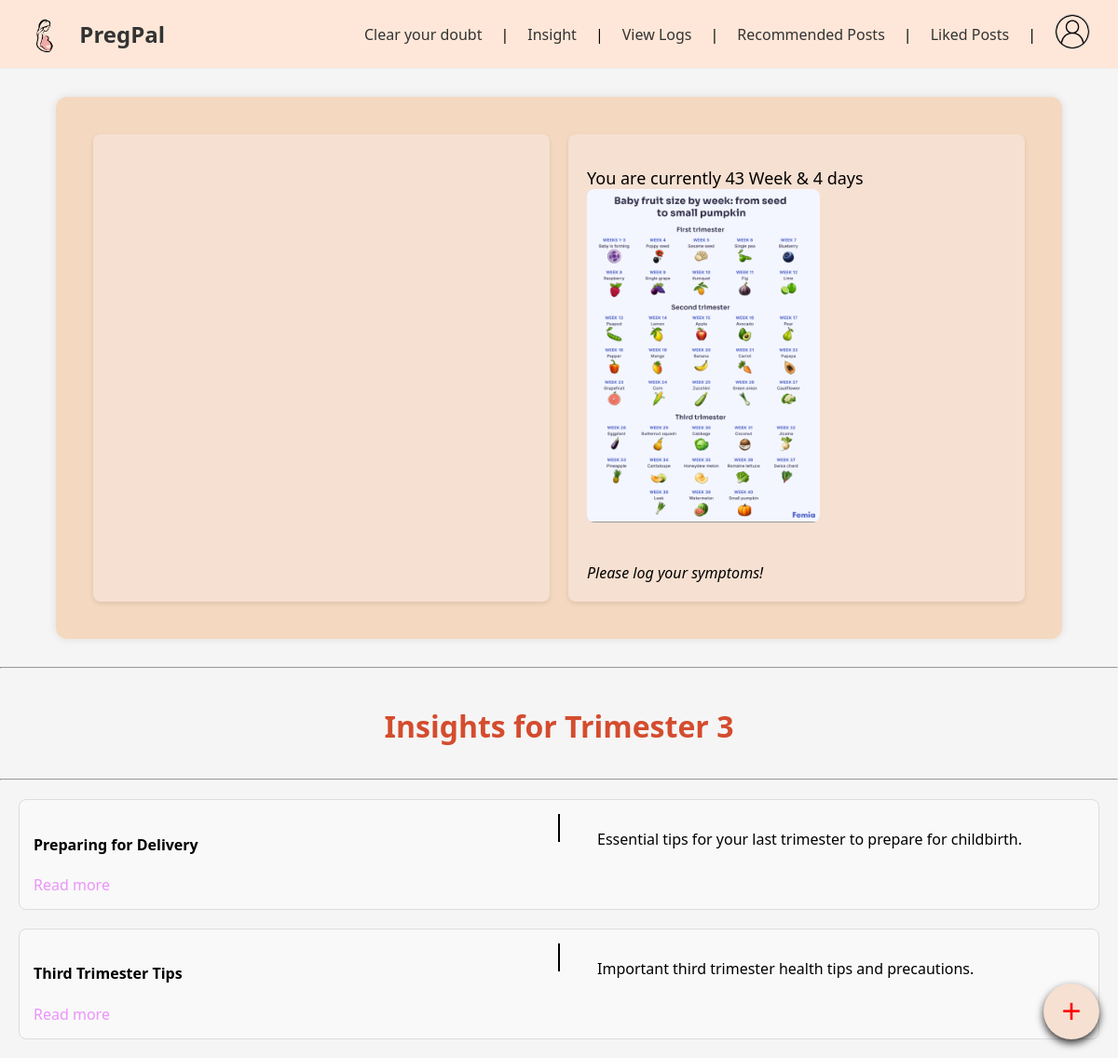
Screenshot of /user/home.php (signed in) with the database file from the repository.
### tables this page shows
CREATE TABLE `users` (
  `id` int(11) NOT NULL,
  `username` varchar(50) NOT NULL,
  `email` varchar(100) NOT NULL,
  `last_period` date DEFAULT NULL,
  `password` varchar(255) NOT NULL,
  `registered_at` timestamp NOT NULL DEFAULT current_timestamp(),
  `is_verified` tinyint(1) DEFAULT 0,
  `verification_token` varchar(100) DEFAULT NULL,
  `role` enum('user','admin') DEFAULT 'user',
  `otp` varchar(6) DEFAULT NULL,
  `otp_expires` datetime DEFAULT NULL,
  `last_period_set_on` date DEFAULT NULL
);

CREATE TABLE `insights` (
  `insight_id` int(11) NOT NULL,
  `trimester` int(11) NOT NULL,
  `type` enum('article','video') NOT NULL,
  `title` varchar(255) NOT NULL,
  `summary` text DEFAULT NULL,
  `url` text NOT NULL,
  `created_at` timestamp NOT NULL DEFAULT current_timestamp()
);

### user/home.php (the view, shortened to what this page needs)
<?php
include('reminder.php');
?>
<!DOCTYPE html>
<html lang="en">
<head>
    <link rel="stylesheet" href="../assets/css/dashboard.css" />
    <link rel="stylesheet" href="https://cdn.jsdelivr.net/npm/fullcalendar@6.1.11/index.global.min.css" />
</head>
<body>
<?php include('../includes/header.php'); ?>
<div class="dashboard">
    <div class="calendar">
    </div>
    <div class="week-info">
        <div id="pregnancyWeek" style="margin-top: 15px; font-size:18px; font-weight:500;">
            <?php if($last_period): ?>
                <?php
                $today = new DateTime();
                $lp = new DateTime($last_period);
                $interval = $lp->diff($today);
                $weeks = floor($interval->days / 7);
                $days = $interval->days % 7;
                echo "You are currently $weeks Week & $days days";
                ?>
            <?php else: ?>
                <span style="color: #d44c2e; font-style: italic;">
                    Please enter your pregnancy date to calculate the weeks of pregnancy
                </span>
            <?php endif; ?>
        </div>
           <div id="diagnosisweek" class="mt-3 p-2 border rounded bg-light">
    <?php
if (empty($last_period)) {
    $week_image = '../assets/images/weeks/chart.png';
}
    elseif ($weeks ==1 ) {
        $week_image = '../assets/images/weeks/chart.png';
        }
     else {
        $week_image = '../assets/images/weeks/chart.png';
    }
    echo '<div class="week-image mt-3 text-center">';
    echo '<img src="'.htmlspecialchars($week_image).'" alt="Week '.$weeks.'" style="width:70%; max-width:250px; height:auto; border-radius:8px;">';
echo '</div>';
?>
<br>
 <em>Please log your symptoms!</em>
</div>
</div>
</div>
<div class="insights">
    <?php include('insights.php'); ?>
</div>
<button type="button" id="openSymptomModal" title="Log your symptoms" style="position: fixed; bottom: 20px; right: 20px; width: 60px; height: 60px; font-size: 36px; border-radius: 50%; border:none; background:rgb(246,224,209); color:red; cursor:pointer; box-shadow:0 4px 8px rgba(0,0,0,0.8); z-index:1050;">+</button>
</body>
</html>

### user/insights.php (shortened to what this page needs)
<?php
require '../includes/db.php';
$user_id = $_SESSION['user_id'];
$stmt = $conn->prepare("SELECT last_period FROM users WHERE id = ?");
$stmt->bind_param("i", $user_id);
$stmt->execute();
$stmt->bind_result($last_period);
$today = new DateTime();
$trimester = 1;
if ($last_period) {
    $lp = new DateTime($last_period);
    $interval = $lp->diff($today);
    $weeks = floor($interval->days / 7);
    if ($weeks >= 1 && $weeks <= 12) $trimester = 1;
    elseif ($weeks >= 13 && $weeks <= 27) $trimester = 2;
    elseif ($weeks >= 28) $trimester = 3;
}
$insight_stmt = $conn->prepare("SELECT * FROM insights WHERE trimester = ? ORDER BY created_at DESC");
$insight_stmt->bind_param("i", $trimester);
$insight_stmt->execute();
$insight_res = $insight_stmt->get_result();
$insights = $insight_res->fetch_all(MYSQLI_ASSOC);
?>
    <hr>
<div id="insights">
    <div class="discussion-header">
        <h2>Insights for Trimester <?= $trimester ?> </h2>
</div>
<hr>
    <div class="container">
    <?php if(count($insights) > 0): ?>
    <?php foreach($insights as $item): ?>
        <?php
            $url = trim($item['url'] ?? '');
            $title = htmlspecialchars($item['title']);
            $summary = htmlspecialchars($item['summary'] ?? '');
            $is_youtube = false;
            $video_id = '';
            if (!empty($url) && (strpos($url, 'youtube.com') !== false || strpos($url, 'youtu.be') !== false)) {
                $is_youtube = true;
            }
        ?>
        <div class="section" style="display:flex; gap:20px; flex-wrap:wrap;">
            <div style="flex:1; min-width:250px;">
                <h4><?= $title ?></h4>
                <?php if($is_youtube && $video_id): ?>
                    <iframe src="https://www.youtube.com/embed/<?= $video_id ?>" frameborder="0" allowfullscreen style="width:100%; height:200px; border-radius:8px;"></iframe>
                <?php else: ?>
                       <a href="<?= htmlspecialchars($url) ?>" target="_blank">Read more</a>
                <?php endif; ?>
            </div>
            <div style="border-left: 2px solid #000; height: 30px; margin: 0 20px;"></div>
            <div style="flex:1; min-width:250px;">
                <?php if(!empty($summary)): ?>
                    <p><?= $summary ?></p>
                <?php endif; ?>
            </div>
        </div>
    <?php endforeach; ?>
<?php else: ?>
    <p>No insights available for this trimester yet.</p>
<?php endif; ?>
</div>
    </div>

### assets/css/dashboard.css (style rules this page uses)
body { background-color: whitesmoke; margin: 0; font-family: 'Segoe UI', sans-serif; }
.dashboard { display: flex; justify-content: space-between; padding: 40px; background-color: #f4caa3a4; margin: 30px auto; max-width: 1000px; border-radius: 12px; box-shadow: 0 0 10px rgba(0,0,0,0.1); }
.calendar { flex: 1; min-width: 300px; max-width: 50%; background-color: rgb(246, 224, 209); border-radius: 8px; padding: 20px; margin-right: 20px; box-shadow: 0 2px 5px rgba(0,0,0,0.1); }
.week-info { flex: 1; min-width: 250px; background-color: rgb(246, 224, 209); border-radius: 8px; padding: 20px; box-shadow: 0 2px 5px rgba(0,0,0,0.1); }
html { scroll-behavior: smooth; }

### user/insights.php (style rules this page uses)
.discussion-header { width: 80%; max-width: 800px; margin: 40px auto 10px; text-align: center; display: flex; flex-direction: column; align-items: center; }
.discussion-header h2 { margin: 0; text-align: center; color: #d44c2e; margin-bottom: 25px; font-size: 2rem; font-weight: bold; }
.container a { text-decoration: none; color: rgb(236, 147, 251); transition: 0.3s; }
.section { margin: 20px; padding: 15px; border: 1px solid #ddd; border-radius: 8px; background: #f9f9f9; }

### rows the page displays
users: last_period "43", last_period "4", last_period "3"
insights: title "Preparing for Delivery", summary "Essential tips for your last trimester to prepare for childbirth."
insights: title "Third Trimester Tips", summary "Important third trimester health tips and precautions."
